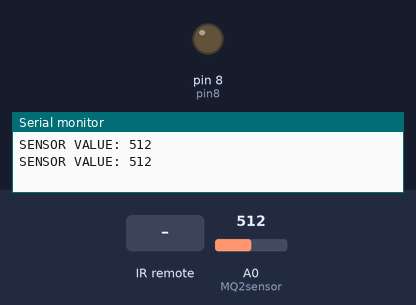
Bench run of a sketch on a simulated Arduino Uno, built with avr-gcc and run on an emulated ATmega328P. Parts: output pins drawn as LEDs (lit = HIGH), the last lines printed to the serial monitor. The inputs (shaded band) are chosen by the test bench; at power-on: A0 (MQ2sensor) = 512.

Above: at 2.3 s.
2.4 s: A0 (MQ2sensor) set to 733
4.5 s: A0 (MQ2sensor) set to 763
At 5.2 s:
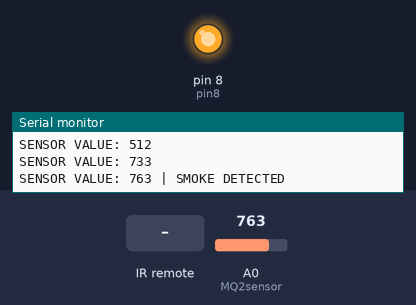
6.6 s: A0 (MQ2sensor) set to 740
At 8.7 s:
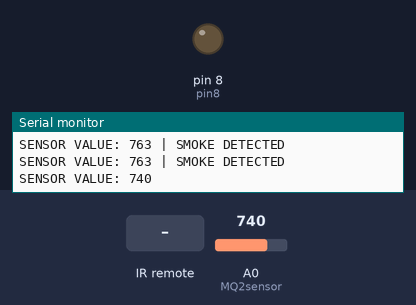
9.0 s: A0 (MQ2sensor) set to 760
At 9.9 s:
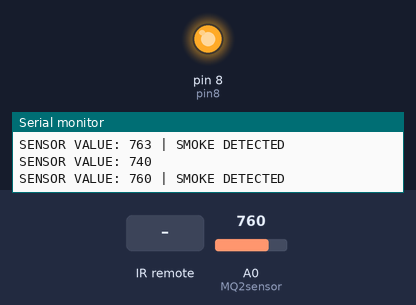
11.1 s: infrared code 0xFD30CF received
At 12.3 s:
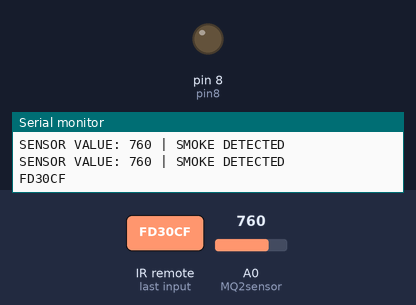
Timing chart, 0 to 25.0 s (numbered marks = the images above; inputs shaded):
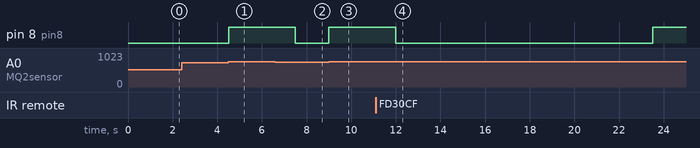

The sketch:

smarthomeprojectiot1.ino
```cpp
#include <IRremote.h>

int pin8 = 8;
int MQ2sensor = A0;
int sensorValue = 0;
int RECV_PIN = 11;

IRrecv irrecv(RECV_PIN);
decode_results results;

void setup() {
  pinMode(pin8, OUTPUT);
  Serial.begin(9600);
  irrecv.enableIRIn();
}

void loop() {
  sensorValue = analogRead(MQ2sensor);
 // Serial.println(sensorValue, DEC);
  if (sensorValue > 750) {
    Serial.print("SENSOR VALUE: ");
    Serial.print(sensorValue, DEC);
    Serial.println(" | SMOKE DETECTED");
    digitalWrite(pin8, HIGH);
    if (irrecv.decode(&results)){
  		Serial.println(results.value, HEX);
    	irrecv.resume();
      if(results.value == 0xFD30CF){
        digitalWrite(pin8, LOW);
        delay(10000);
      } else if(results.value == 0xFD08F7){
        digitalWrite(pin8, HIGH);
      }
  	}
  }
  else {
    digitalWrite(pin8, LOW);
	Serial.print("SENSOR VALUE: ");
    Serial.println(sensorValue, DEC);

  }
delay(1500);
}
```

Measured:
- the behaviour switches between 750 and 751 on A0 (MQ2sensor) (found by bisection; images 0 and 1)
- after the input at 4.5 s, pin 8 (pin8): LOW → HIGH at once
- after the input at 6.6 s, pin 8 (pin8): HIGH → LOW after 0.90 s
- after the input at 9.0 s, pin 8 (pin8): LOW → HIGH at once
- after the input at 11.1 s, pin 8 (pin8): HIGH → LOW after 0.91 s, → HIGH 11.5 s later
